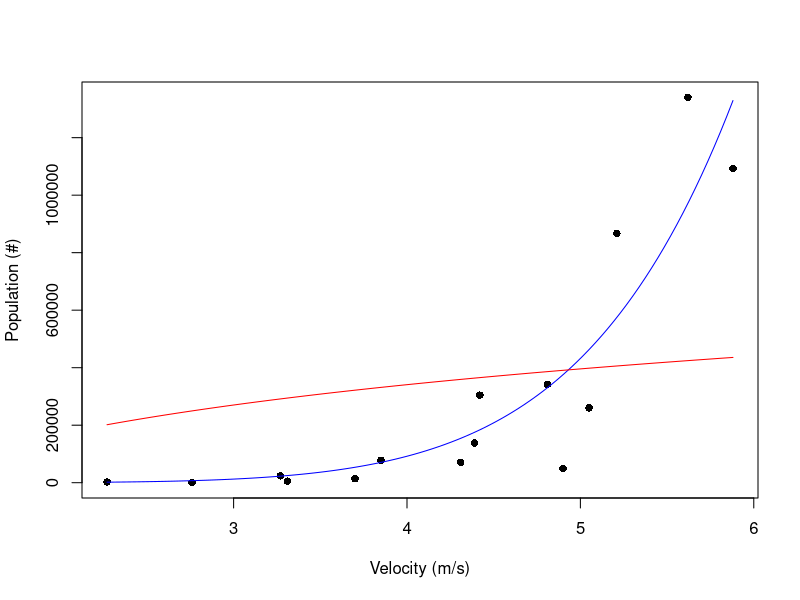

R code for this plot:
v <- c(2.27, 2.76, 3.27, 3.31, 3.7, 3.85, 4.31, 4.39, 4.42, 4.81, 4.9, 5.05, 5.21, 5.62, 5.88)
p <- c(2500, 365, 23700, 5491, 14000, 78200, 70700, 138000, 304500, 341948, 49375, 260200, 867023, 1340000, 1092759)

#Part A
plot(v, p, pch = 16, col = "black", xlab = "Velocity (m/s)", ylab = "Population (#)", add = TRUE)
myData <- data.frame(v, p)

#Part B
expFit <- nls(p~a*v^b, data = myData, start = list(a = 10000, b = 2))

bCoefList <- coef(expFit)
a <- bCoefList[1]
b <- bCoefList[2]
curve(a*v^b, xname = "v", col = "blue", xlab = "Velocity (m/s)", ylab = "Population (#)", add = TRUE)

#Part C
lnFit <- nls(p~a*log(v), data = myData, start = list(a = 2))

cCoefList <- coef(lnFit)
a <- cCoefList[1]
curve(a*log(v), xname = "v", col = "red", xlab = "Velocity (m/s)", ylab = "Population (#)", add = TRUE)